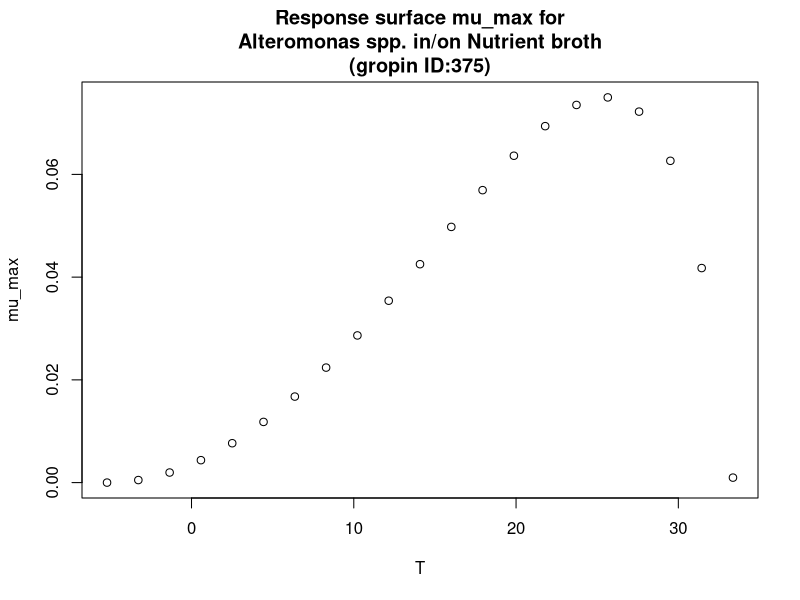

This figure's R source:
#############################
# start of Parameter script
#############################
T <- seq(-5.2052,33.3666333666334,length.out=21)
#############################
# end of Parameter script
#############################
############################# 
# start of Model script Gropin ID 375 
#############################
 
# constant coefficients for this model
 
variables <- data.frame(T)
argumentsPar <- expand.grid(variables)
 
# heart of the model
response_surface <- function(T) {
   mumax <-(7.5*(10^-2)*(T-33.4)*((T+5.2)^2))/((25.5+5.2)*((25.5+5.2)*(T-25.5)-(25.5-33.4)*(25.5-5.2-2*T)))

return(mumax=mumax)
} 

# output parameters
mumax <- cbind(argumentsPar,response_surface(argumentsPar['T']))
colnames(mumax) <- c(colnames(argumentsPar),'mumax')
#############################
# End of Model script
#############################
############################# 
# start of Visualisation script Gropin ID 375 
#############################
plot(T,mumax$mumax,
                          xlab='T',
                          ylab='mu_max',main='Response surface mu_max for
Alteromonas spp. in/on Nutrient broth
(gropin ID:375)')
#############################
# End of Visualisation script
#############################
